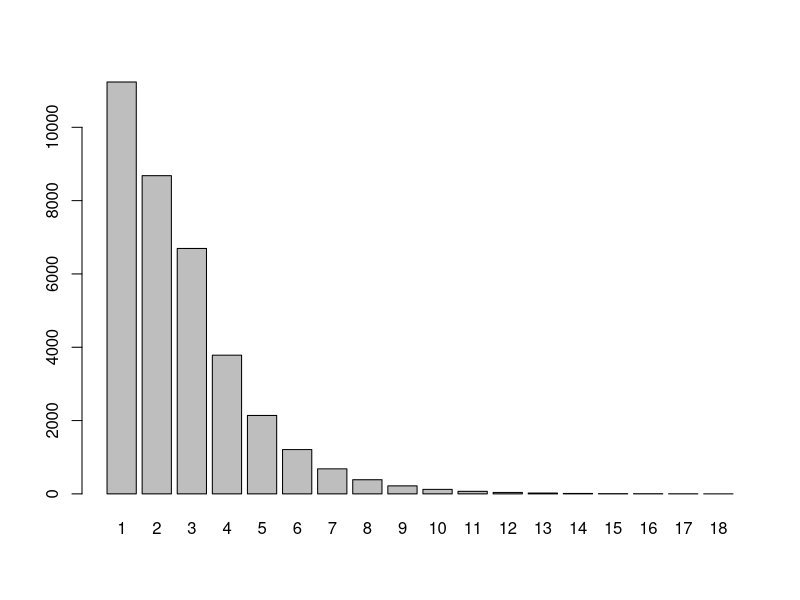
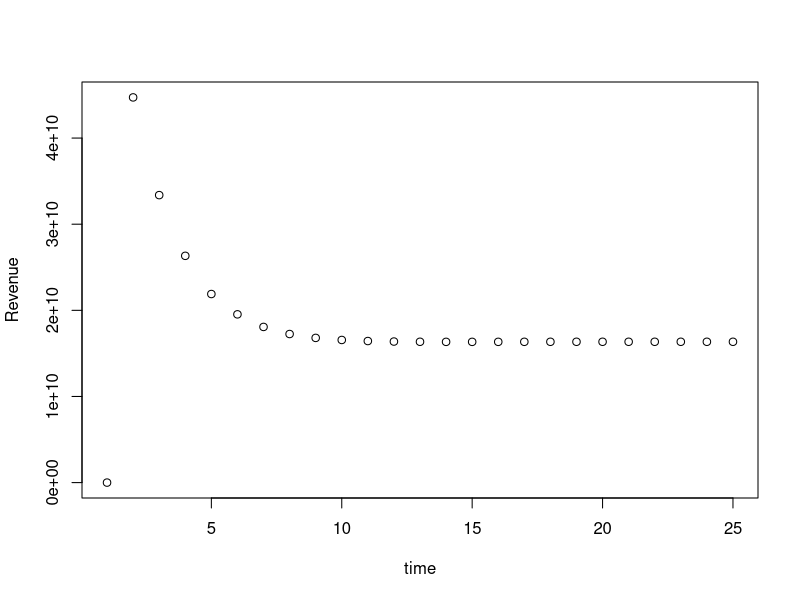

These charts were generated, in order, by the following R code:
## ---- chunk 1
rm(list=ls())


#Set Model----
NumYears = 25

R0 = 10000

## ---- chunk 2
Linf = 122.1
K = 0.172
to = 0.919
  
Wa = 0.3
  
Wb = 2.824
  
#Length (cm) at which a fish is 50/95 percent vulnerable to fishing mortality
S50 = 26

S95 = 29

#Length (cm) at which a fish is 50/95 percent likely to be mature
m50 = 55

m95 = 62.7

#Natural mortality
M <- 0.258

F <- 0.3125

BHa <- 0.546 #this is made up
  
BHb <- 0.000089 #this is made up
  
## ---- chunk 3

#Our max age is 18 years
Age <- seq(1,18,1)

Length <- Linf*(1-exp(-K*(Age-to)))

#Converts lengths (cm) to weight (g)
Weight <- Wa*Length^Wb


Va = 1/(1 + exp(-log(19)*((Length - S50)/(S95 - S50))))

Ma =  1/(1 + exp(-log(19)*((Length - m50)/(m95 - m50))))

#fecundity - produce about 41 eggs per gram 
#SOURCE: https://www.scribd.com/doc/81002346/Crecimiento-y-Reproduccion-de-corvina
fa <- Weight*41

#Price per kg is dependent on size of fish
Price <- c(10,50,100)
## ---- chunk 4
N_at <- data.frame(matrix(data = NA, ncol = max(Age), nrow = NumYears))
colnames(N_at) = as.character(c(Age))

Recruitment <- vector(length = NumYears)

Catch <- data.frame(matrix(data = NA, ncol = max(Age) + 1, nrow = NumYears))
colnames(Catch) <- as.character(c(Age,'Total'))
                        

Revenue <- data.frame(matrix(data = NA, ncol = 4, nrow = NumYears))
colnames(Revenue) =c('small',
                     'med',
                     'large',
                     'total')

## ---- chunk 5
N_at[1,1] = R0

for (t in 2:NumYears){
  
  for (a in 1:17){
  
  #  Set inital condition in year t = 0 (assumes no fishing)
    N_at[1,a+1] = N_at[1,(a)]*exp(-M)
    
    Recruitment[1] = sum(N_at[1,]*fa*Ma)
    
    Catch[1,] = 0
    
  # Introduce fishing as Va*F  
    N_at[t,a+1] = exp(-M - Va[a]*F)*N_at[(t - 1),(a)]
    
    N_at[t,1] = Recruitment[t - 1]/(BHa + BHb*Recruitment[t - 1])
    
    Recruitment[t] = sum(N_at[t,]*fa*Ma)
    
    #Catch by cohort = number of individual age a in year t - indvid. age a captured in year t
    
     Catch[t,a+1] = N_at[(t),(a+1)]*(1 - exp(-M - Va[a+1]*F))
    
     Catch[t,1] = 0
    
  }
}
## ---- chunk 6

df.hist = stack(N_at[NumYears, ])

barplot(df.hist$values, names.arg = df.hist$ind)

CatchCurve <- lm(log(values) ~ ind, data = df.hist)

Z.est = -CatchCurve$coefficients[2]

print(Z.est)
## ---- chunk 7

#Calculate Revenue by commercial class------

for (t in 1:NumYears){

  Revenue[t,1] = sum(Weight[1:2]*Catch[t,1:2]*Price[1])
  
  Revenue[t,2] = sum(Weight[3:5]*Catch[t,3:5]*Price[2])
  
  Revenue[t,3] = sum(Weight[5:max(Age)]*Catch[t,5:max(Age)]*Price[3])
  
  Revenue[t,4] = sum(Revenue[t,1:3])
  
}
## ---- chunk 8
print(Revenue$total[NumYears])

plot(Revenue$total, xlab = "time", ylab = 'Revenue')
